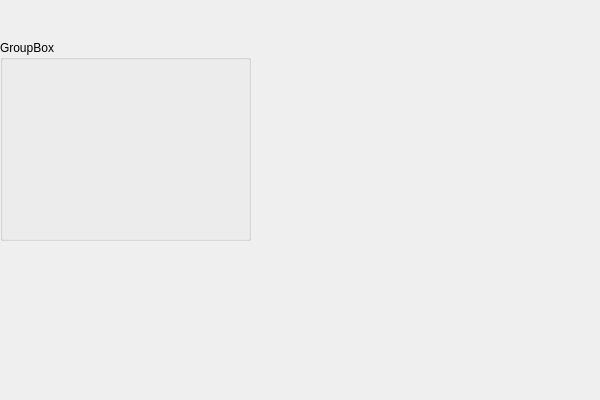
<?xml version="1.0" encoding="UTF-8"?>
<ui version="4.0">
 <class>QTTestClass</class>
 <widget class="QWidget" name="QTTestClass">
  <property name="geometry">
   <rect>
    <x>0</x>
    <y>0</y>
    <width>600</width>
    <height>400</height>
   </rect>
  </property>
  <property name="windowTitle">
   <string>QTTest</string>
  </property>
  <widget class="QGroupBox" name="groupBox">
   <property name="geometry">
    <rect>
     <x>0</x>
     <y>40</y>
     <width>251</width>
     <height>201</height>
    </rect>
   </property>
   <property name="title">
    <string>GroupBox</string>
   </property>
  </widget>
  <widget class="OsgViewrWidget" name="widget" native="true">
   <property name="geometry">
    <rect>
     <x>280</x>
     <y>20</y>
     <width>301</width>
     <height>241</height>
    </rect>
   </property>
  </widget>
 </widget>
 <layoutdefault spacing="6" margin="11"/>
 <customwidgets>
  <customwidget>
   <class>OsgViewrWidget</class>
   <extends>QWidget</extends>
   <header location="global">osgviewrwidget.h</header>
   <container>1</container>
   <slots>
    <slot>openfile()</slot>
   </slots>
  </customwidget>
 </customwidgets>
 <resources>
  <include location="QTTest.qrc"/>
 </resources>
 <connections/>
</ui>
